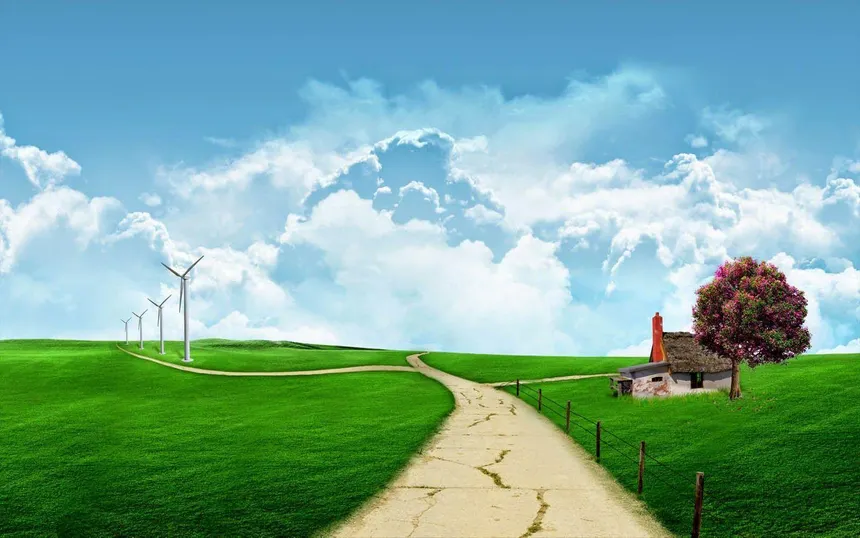
#> input picture gambarcontoh.webp, 860 x 538 px
$ python 2-ti-eq.py
#> lines starting #> are read from the running program, lines starting #| are printed output that depends on the picture
import cv2
import numpy as np
import matplotlib.pyplot as plt


# ============================================================
# 1. TRANSFORMASI NEGATIF
# ============================================================

def negative(image):

    height, width = image.shape

    result = np.zeros((height, width), dtype=np.uint8)

    for y in range(height):
        for x in range(width):

            r = int(image[y, x])

            # Rumus negatif
            s = 255 - r

            result[y, x] = s

    return result


# ============================================================
# 2. TRANSFORMASI LOGARITMIK
# ============================================================

def log_transform(image):

    height, width = image.shape

    result = np.zeros((height, width), dtype=np.uint8)

    # Cari nilai maksimum secara manual
    max_value = 0

    for y in range(height):
        for x in range(width):

            value = int(image[y, x])

            if value > max_value:
                max_value = value

    # Konstanta c
    c = 255.0 / np.log(1 + max_value)

    # Hitung setiap pixel satu per satu
    for y in range(height):
        for x in range(width):

            r = int(image[y, x])

            s = c * np.log(1 + r)

            if s < 0:
                s = 0

            if s > 255:
                s = 255

            result[y, x] = int(s)

    return result


# ============================================================
# 3. TRANSFORMASI POWER LAW / GAMMA
# ============================================================

def gamma_transform(image, gamma):

    height, width = image.shape

    result = np.zeros((height, width), dtype=np.uint8)

    for y in range(height):
        for x in range(width):

            r = int(image[y, x])

            # Normalisasi 0 - 1
            normalized = r / 255.0

            # Rumus gamma
            s = normalized ** gamma

            # Kembalikan ke 0 - 255
            s = s * 255.0

            if s < 0:
                s = 0

            if s > 255:
                s = 255

            result[y, x] = int(s)

    return result


# ============================================================
# 4. CONTRAST STRETCHING
# ============================================================

def contrast_stretching(image):

    height, width = image.shape

    result = np.zeros((height, width), dtype=np.uint8)

    # --------------------------------------------------------
    # Mencari nilai minimum dan maksimum secara manual
    # --------------------------------------------------------

    min_value = 255
    max_value = 0

    for y in range(height):
        for x in range(width):

            value = int(image[y, x])

            if value < min_value:
                min_value = value

            if value > max_value:
                max_value = value

    # --------------------------------------------------------
    # Transformasi setiap pixel
    # --------------------------------------------------------

    for y in range(height):
        for x in range(width):

            r = int(image[y, x])

            if max_value == min_value:

                s = r

            else:

                s = ((r - min_value) /
                     (max_value - min_value)) * 255

            if s < 0:
                s = 0

            if s > 255:
                s = 255

            result[y, x] = int(s)

    return result


# ============================================================
# 5. HISTOGRAM MANUAL
# ============================================================

def calculate_histogram(image):

    height, width = image.shape

    # 256 tingkat intensitas
    histogram = np.zeros(256, dtype=np.int64)

    # Hitung pixel satu per satu
    for y in range(height):
        for x in range(width):

            intensity = int(image[y, x])

            histogram[intensity] = histogram[intensity] + 1

    return histogram


# ============================================================
# 6. HISTOGRAM EQUALIZATION MANUAL
# ============================================================

def histogram_equalization(image):

    height, width = image.shape

    # --------------------------------------------------------
    # LANGKAH 1: Histogram
    # --------------------------------------------------------

    histogram = calculate_histogram(image)

    # --------------------------------------------------------
    # LANGKAH 2: Total pixel
    # --------------------------------------------------------

    total_pixels = height * width

    # --------------------------------------------------------
    # LANGKAH 3: CDF
    # --------------------------------------------------------

    cdf = np.zeros(256, dtype=np.int64)

    cdf[0] = histogram[0]

    for i in range(1, 256):

        cdf[i] = cdf[i - 1] + histogram[i]

    # --------------------------------------------------------
    # LANGKAH 4: Cari CDF minimum
    # --------------------------------------------------------

    cdf_min = 0

    for i in range(256):

        if cdf[i] > 0:

            cdf_min = cdf[i]

            break

    # --------------------------------------------------------
    # LANGKAH 5: Mapping intensitas
    # --------------------------------------------------------

    mapping = np.zeros(256, dtype=np.uint8)

    for i in range(256):

        if total_pixels == cdf_min:

            mapping[i] = 0

        else:

            value = (
                (cdf[i] - cdf_min) /
                (total_pixels - cdf_min)
            ) * 255

            if value < 0:
                value = 0

            if value > 255:
                value = 255

            mapping[i] = int(value)

    # --------------------------------------------------------
    # LANGKAH 6: Terapkan mapping
    # --------------------------------------------------------

    result = np.zeros((height, width), dtype=np.uint8)

    for y in range(height):
        for x in range(width):

            old_value = int(image[y, x])

            new_value = mapping[old_value]

            result[y, x] = new_value

    return result


# ============================================================
# 7. PROGRAM UTAMA
# ============================================================

# Membaca gambar
image = cv2.imread("gambarcontoh.webp")
#> image is the input picture: shape (538, 860, 3); mean B, G, R 155.5, 170.1, 123


# Cek gambar
if image is None:

    print("Gambar tidak ditemukan!")

    exit()


# Konversi ke grayscale
gray = cv2.cvtColor(image, cv2.COLOR_BGR2GRAY)
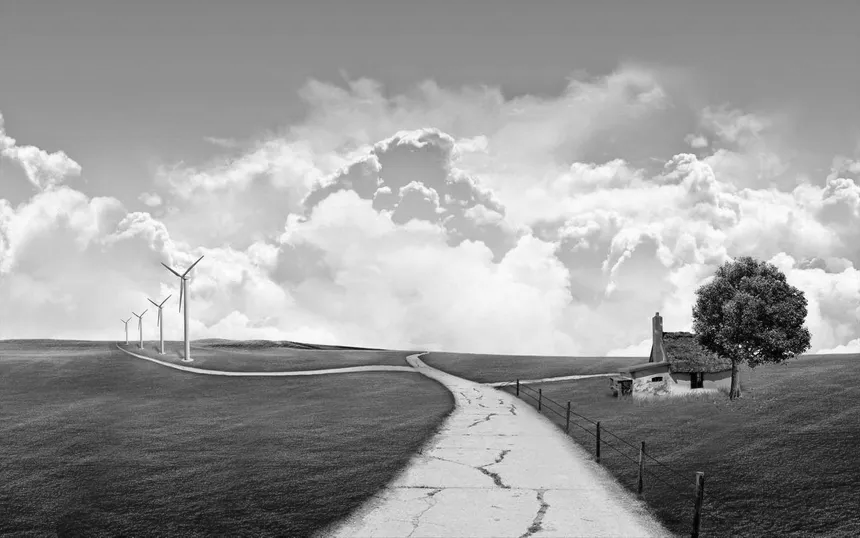
#> gray: shape (538, 860); min 0, max 255, mean 154.3


# ============================================================
# TRANSFORMASI INTENSITAS
# ============================================================

negative_image = negative(gray)
#> after the loop in negative, `for y in range(height):`:
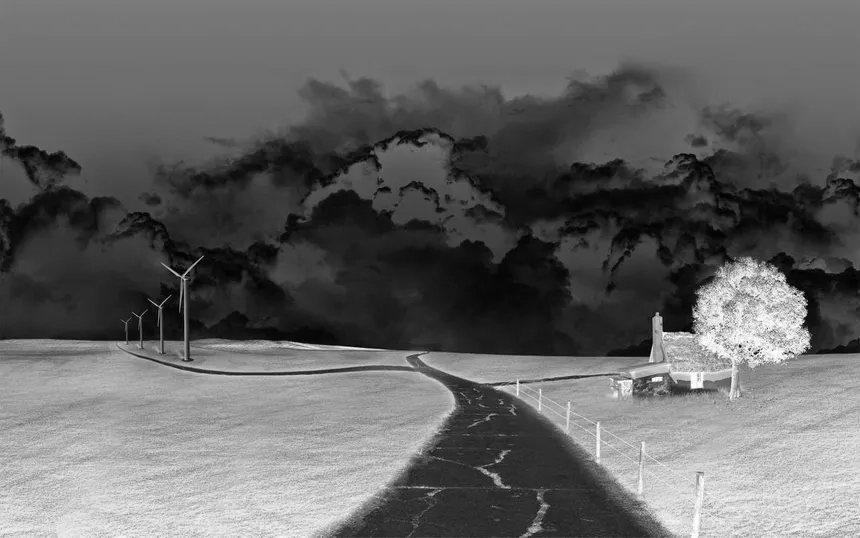
#> result: shape (538, 860); min 0, max 255, mean 100.7

log_image = log_transform(gray)
#> after the loop in log_transform, `for y in range(height):`: max_value = 255
#> in log_transform, `c = 255.0 / np.log(1 + max_value)`: c = 45.99
#> after the loop in log_transform, `for y in range(height):`:
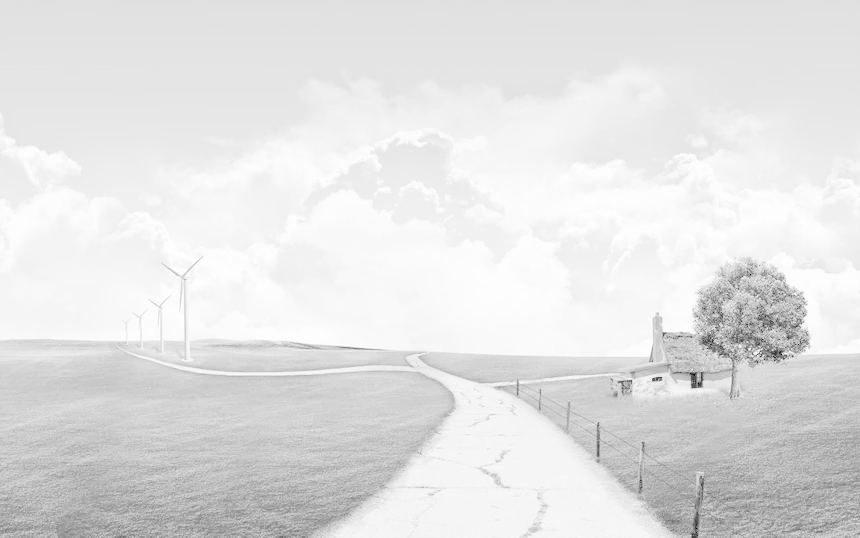
#> result: shape (538, 860); min 0, max 255, mean 226.3

gamma_image = gamma_transform(gray, 0.5)
#> after the loop in gamma_transform, `for y in range(height):`:
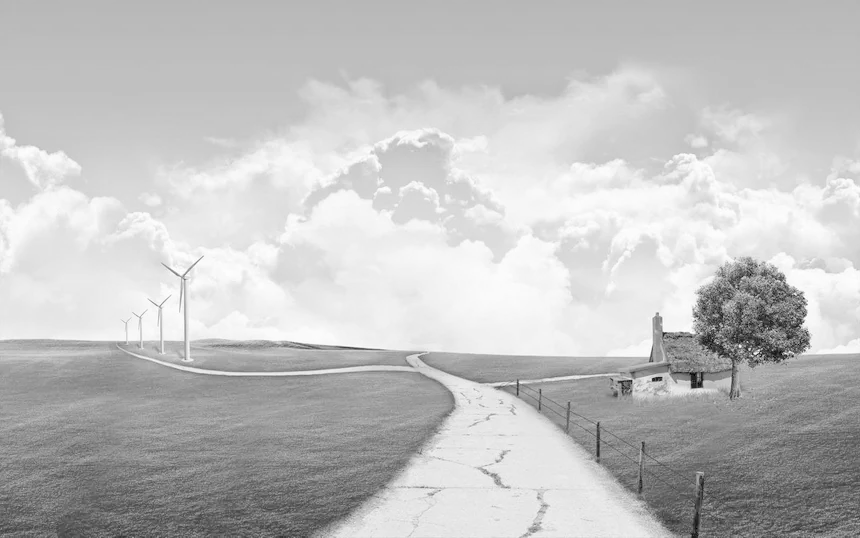
#> result: shape (538, 860); min 0, max 255, mean 192.8

contrast_image = contrast_stretching(gray)
#> after the loop in contrast_stretching, `for y in range(height):`: max_value = 255; min_value = 0


# ============================================================
# HISTOGRAM EQUALIZATION
# ============================================================

equalized_image = histogram_equalization(gray)
#> after the loop in calculate_histogram, `for y in range(height):`: histogram = 256 values, max 9317 at index 137, min 7 at index 0, mean 1807.3
#> after the loop in histogram_equalization, `for i in range(1, 256):`: cdf = 256 values from 7 to 462680
#> the loop in histogram_equalization, `for i in range(256): ` made 1 pass
#> cdf_min on pass 1: 7
#> the loop in histogram_equalization, `for i in range(256): ` made 256 passes
#> after the loop in histogram_equalization, `for i in range(256):`: mapping = 256 values from 0 to 255
#> after the loop in histogram_equalization, `for y in range(height):`:
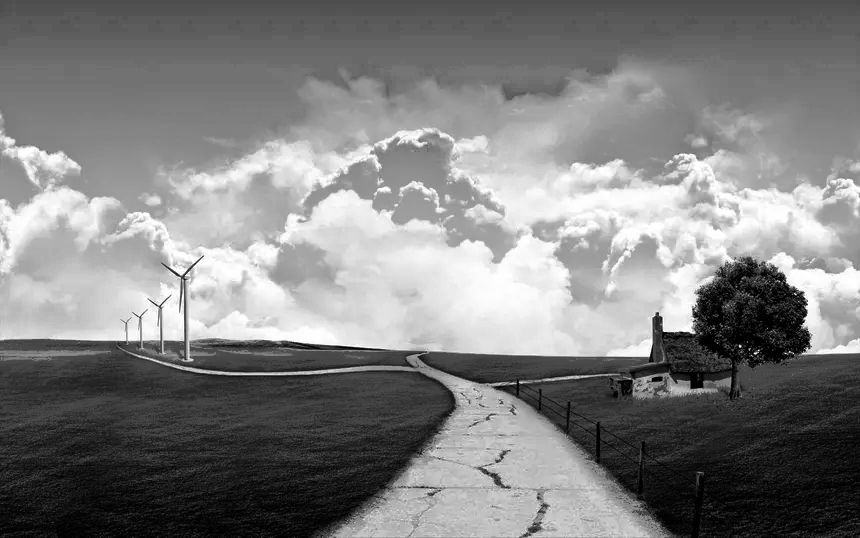
#> result: shape (538, 860); min 0, max 255, mean 127.8


# ============================================================
# HISTOGRAM
# ============================================================

hist_original = calculate_histogram(gray)
#> hist_original has the same summary as histogram in calculate_histogram

hist_equalized = calculate_histogram(equalized_image)
#> hist_equalized = 256 values, max 9317 at index 89, min 0 at index 51, mean 1807.3


# ============================================================
# MENAMPILKAN HASIL
# ============================================================

plt.figure(figsize=(15, 10))


plt.subplot(2, 3, 1)
plt.imshow(gray, cmap="gray")
plt.title("Original")
plt.axis("off")


plt.subplot(2, 3, 2)
plt.imshow(negative_image, cmap="gray")
plt.title("Negative")
plt.axis("off")


plt.subplot(2, 3, 3)
plt.imshow(log_image, cmap="gray")
plt.title("Log Transform")
plt.axis("off")


plt.subplot(2, 3, 4)
plt.imshow(gamma_image, cmap="gray")
plt.title("Gamma Transform")
plt.axis("off")


plt.subplot(2, 3, 5)
plt.imshow(contrast_image, cmap="gray")
plt.title("Contrast Stretching")
plt.axis("off")


plt.subplot(2, 3, 6)
plt.imshow(equalized_image, cmap="gray")
plt.title("Histogram Equalization")
plt.axis("off")


plt.tight_layout()
plt.show()


# ============================================================
# MENAMPILKAN HISTOGRAM
# ============================================================

plt.figure(figsize=(12, 5))


plt.subplot(1, 2, 1)

plt.bar(
    range(256),
    hist_original,
    width=1
)

plt.title("Histogram Original")
plt.xlabel("Intensitas")
plt.ylabel("Jumlah Pixel")


plt.subplot(1, 2, 2)

plt.bar(
    range(256),
    hist_equalized,
    width=1
)

plt.title("Histogram Equalization")
plt.xlabel("Intensitas")
plt.ylabel("Jumlah Pixel")


plt.tight_layout()
plt.show()
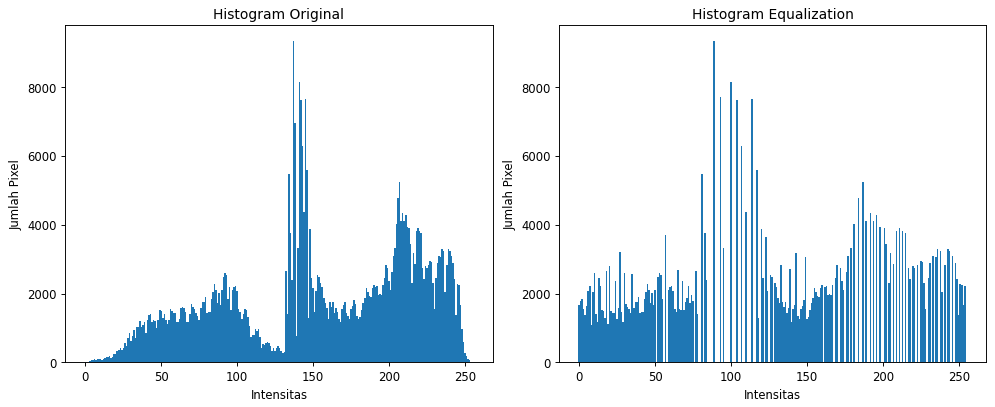
#> figure drawn by matplotlib, 2 panels; panel 1: tallest bar 9317 high, from x = 136.5 to 137.5; panel 2: tallest bar 9317 high, from x = 88.5 to 89.5
